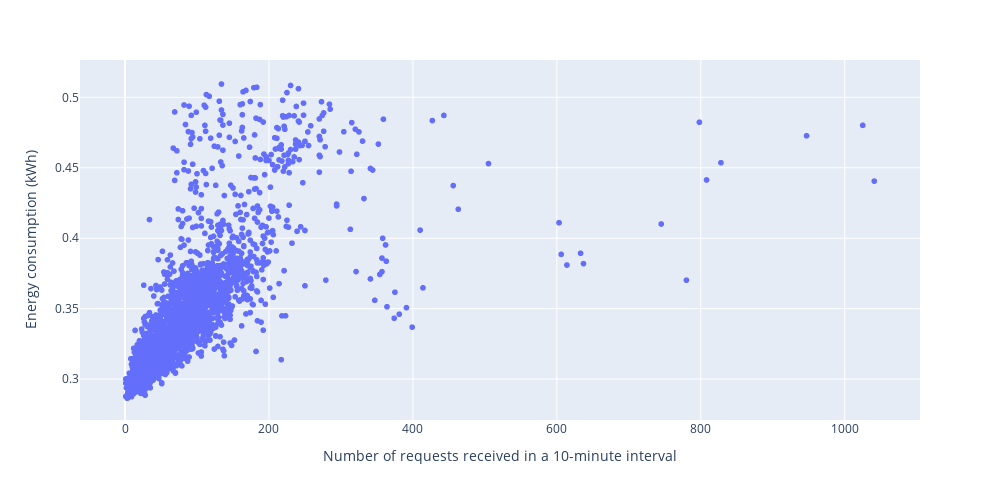

The notebook cell this image was saved under:
### Code cell
fig5= alllogdf.plot(kind="scatter", x="requests", y="Energy by interval")
fig5.update_layout(
    autosize=False,
    width=1000,
    height=500,
    xaxis_title= "Number of requests received in a 10-minute interval",
    yaxis_title="Energy consumption (kWh)",
)

### Figure 1 — Plotly figure (JSON) as saved in the notebook; plotly's stock layout.template omitted (floating-point values rounded to 4 significant figures; data arrays with more than 128 entries replaced by an {"elided": "..."} marker saying what was removed)
{"data": [{"hovertemplate": "requests=%{x}<br>Energy by interval=%{y}<extra></extra>", "legendgroup": "", "marker": {"color": "#636efa", "symbol": "circle"}, "mode": "markers", "name": "", "showlegend": false, "type": "scattergl", "x": {"elided": "2607 int values"}, "xaxis": "x", "y": {"elided": "2607 float values"}, "yaxis": "y"}], "layout": {"autosize": false, "height": 500, "legend": {"tracegroupgap": 0}, "margin": {"t": 60}, "width": 1000, "xaxis": {"anchor": "y", "domain": [0, 1], "title": {"text": "Number of requests received in a 10-minute interval"}}, "yaxis": {"anchor": "x", "domain": [0, 1], "title": {"text": "Energy consumption (kWh)"}}}}
